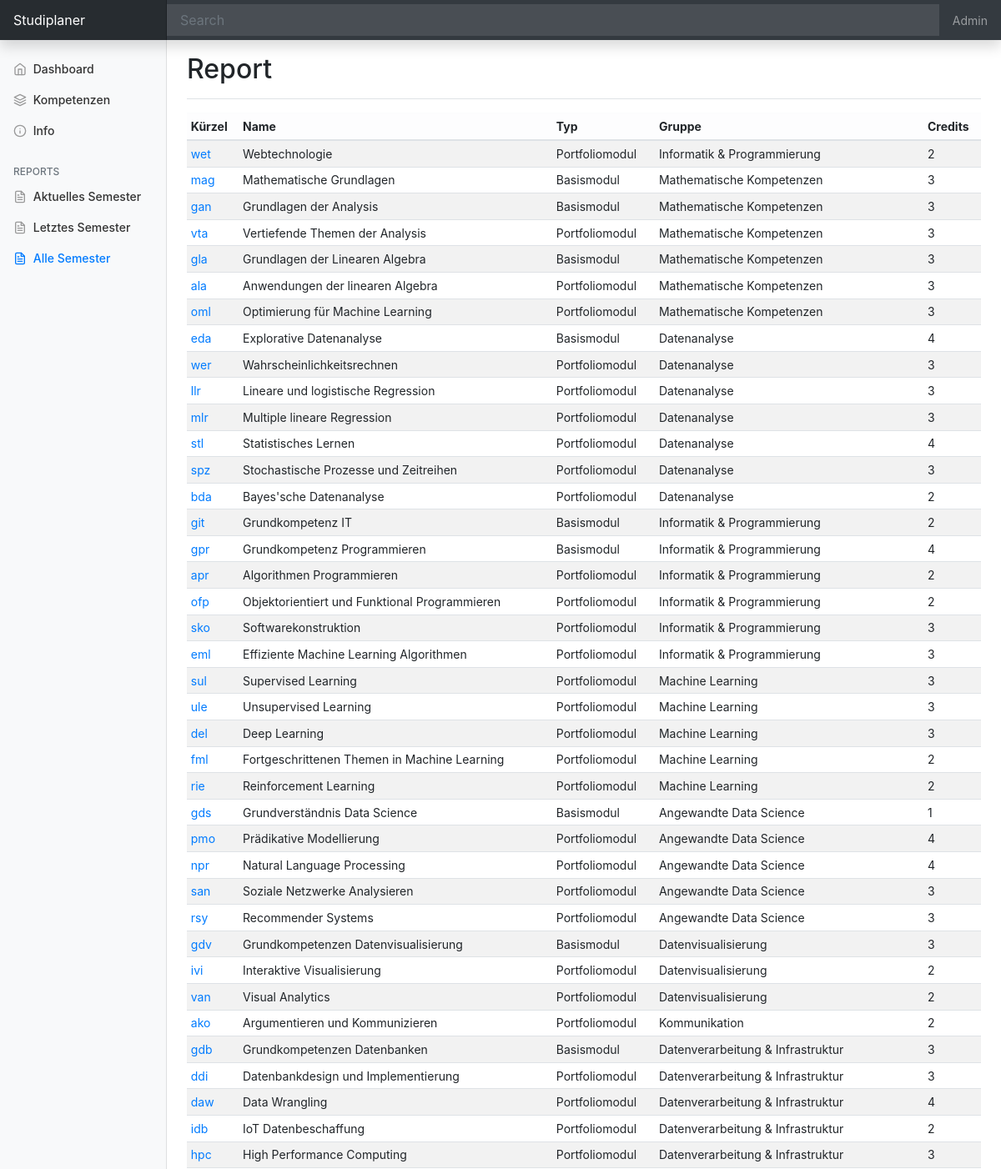
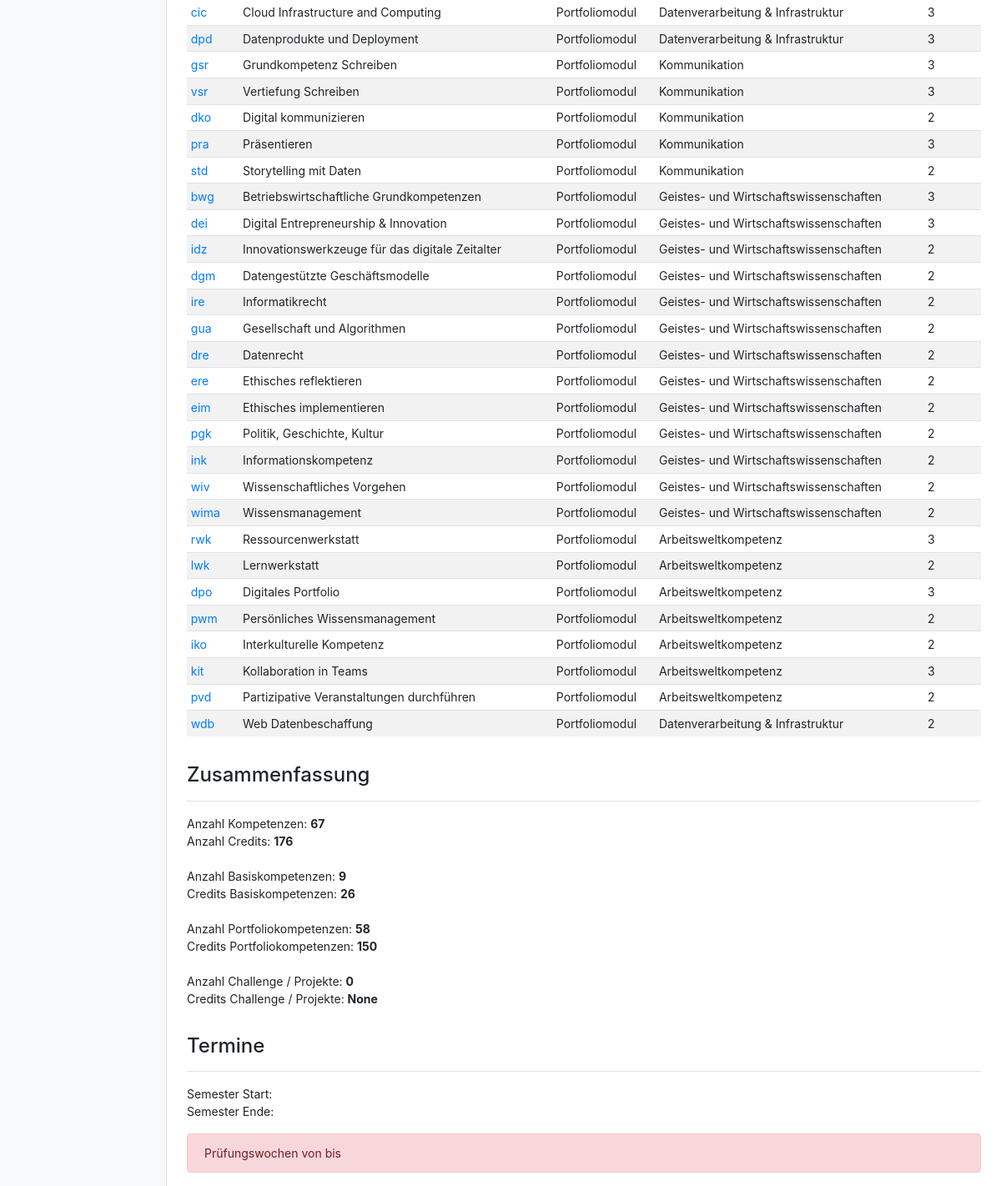
Before: /report/all/ with the older database file (2 pictures, top to bottom).
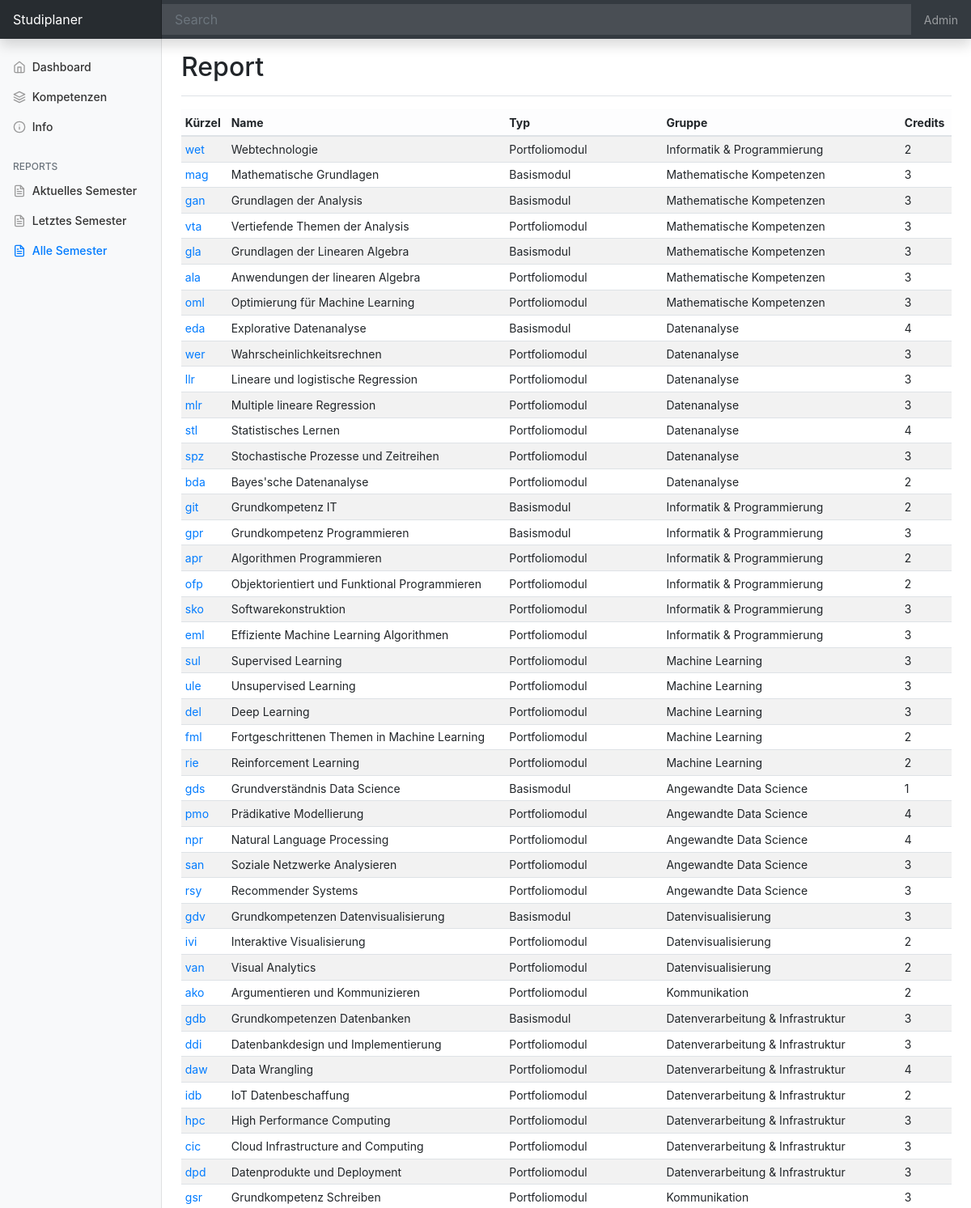
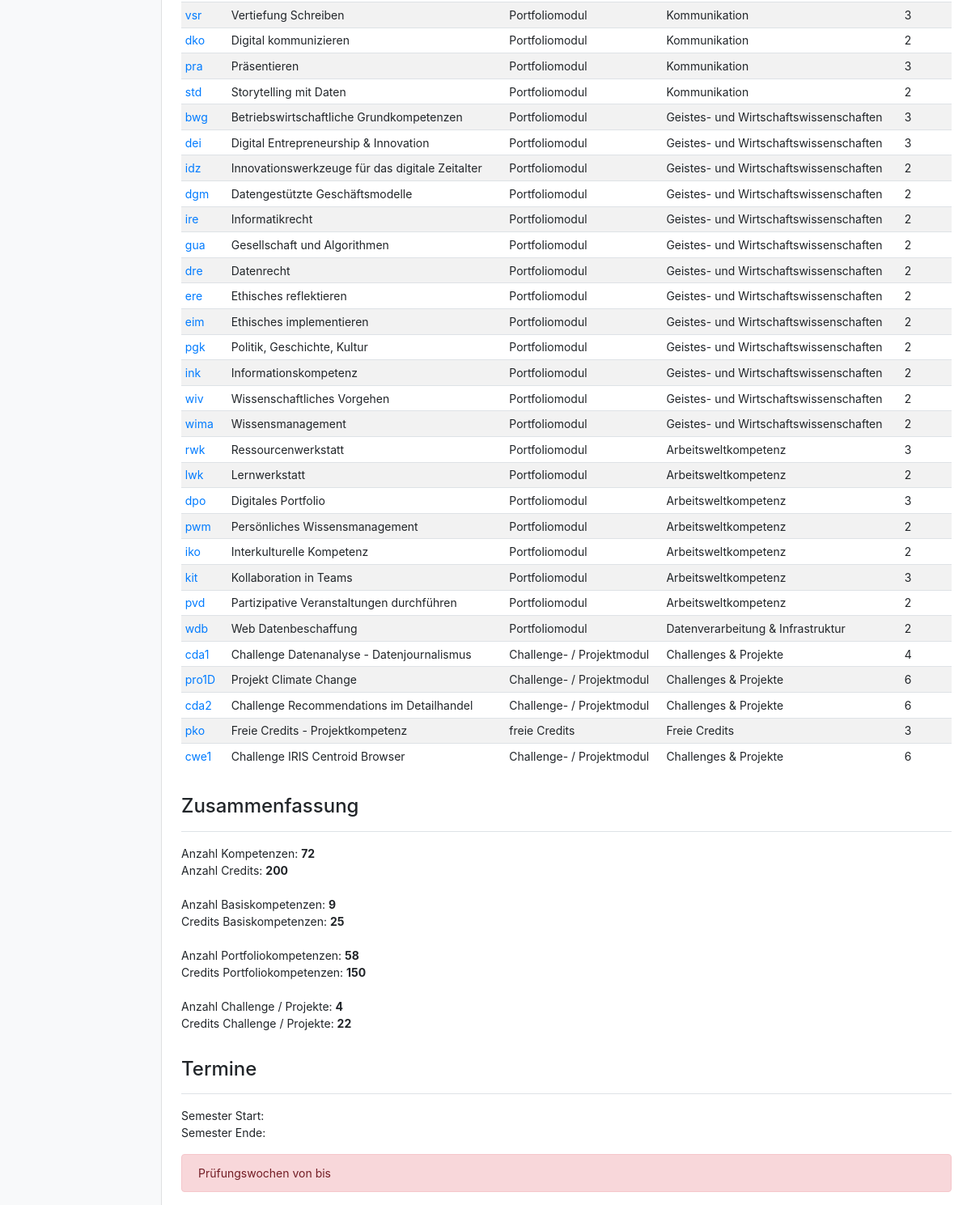
After: the same page with the newer database file (2 pictures, top to bottom).
### kompetenzen/models.py (models this page shows, shortened)
class course(models.Model):
    id              = models.AutoField(primary_key=True)
    name            = models.CharField(max_length=200, null=True)
    shortname       = models.CharField(max_length=10, null=True)
    type            = models.ForeignKey(course_type, null=True, on_delete=models.SET_NULL, blank=True)
    group           = models.ForeignKey(course_group, null=True,on_delete=models.SET_NULL, blank=True)
    credits         = models.IntegerField(null=True)
    date_created    = models.DateTimeField(auto_now_add=True)
    done            = models.BooleanField(default=False)
    semester        = models.ForeignKey(course_semester, null=True, on_delete=models.SET_NULL, blank=True)
    link            = models.CharField(max_length=300, null=True, blank=True)

class course_type(models.Model):
    id              = models.AutoField(primary_key=True)
    name            = models.CharField(max_length=100, null=True)
    date_created    = models.DateTimeField(auto_now_add=True)
    def __str__(self):
        return self.name

class course_group(models.Model):
    id              = models.AutoField(primary_key=True)
    name            = models.CharField(max_length=100, null=True)
    maxcredits      = models.IntegerField(null=True)
    mincredits      = models.IntegerField(null=True)
    date_created    = models.DateTimeField(auto_now_add=True)
    def __str__(self):
        return self.name

### kompetenzen/views.py (the view, shortened to what this page needs)
# urls.py: path('report/<str:name>/', views.report, name="report"),
def report(request, name):
     if name == "current":
          co = course.objects.filter(semester__current=True)
          so = course_semester.objects.get(current=True)
          bo = course.objects.filter(semester__current=True,type__name='Basismodul').count()
          bosum = course.objects.filter(semester__current=True,type__name='Basismodul').aggregate(sumcredits=Sum('credits'))['sumcredits']
          po = course.objects.filter(semester__current=True,type__name='Portfoliomodul').count()
          posum = course.objects.filter(semester__current=True,type__name='Portfoliomodul').aggregate(sumcredits=Sum('credits'))['sumcredits']
          cp = course.objects.filter(semester__current=True,type__name='Challenge- / Projektmodul').count()
          cpsum = course.objects.filter(semester__current=True,type__name='Challenge- / Projektmodul').aggregate(sumcredits=Sum('credits'))['sumcredits']
     else:
          co = course.objects.all()
          so = course_semester.objects.all()
          bo = course.objects.filter(type__name='Basismodul').count()
          bosum = course.objects.filter(type__name='Basismodul').aggregate(sumcredits=Sum('credits'))['sumcredits']
          po = course.objects.filter(type__name='Portfoliomodul').count()
          posum = course.objects.filter(type__name='Portfoliomodul').aggregate(sumcredits=Sum('credits'))['sumcredits']
          cp = course.objects.filter(type__name='Challenge- / Projektmodul').count()
          cpsum = course.objects.filter(type__name='Challenge- / Projektmodul').aggregate(sumcredits=Sum('credits'))['sumcredits']
     coursetotal = 0
     creditstotal = 0
     for c in co:
          coursetotal += 1
          creditstotal += c.credits
     context = {'course':co,
               'semester':so,
               'coursetotal':coursetotal,
               'creditstotal':creditstotal,
               'bo':bo,
               'bosum':bosum,
               'po':po,
               'posum':posum,
               'cp':cp,
               'cpsum':cpsum
               }
     return render(request, 'kompetenzen/report.html', context)

### kompetenzen/templates/kompetenzen/report.html
{% extends 'kompetenzen/main.html' %}
{% block content %}
<main class="col-md-9 ml-sm-auto col-lg-10 px-md-4">
  <div class="d-flex justify-content-between flex-wrap flex-md-nowrap align-items-center pt-3 pb-2 mb-3 border-bottom">
    <h1 class="h2">Report</h1>
  </div>
  <div class="table-responsive">
    <table class="table table-striped table-sm">
      <thead class="table-light">
        <tr>
          <th>Kürzel</th>
          <th>Name</th>
          <th>Typ</th>
          <th>Gruppe</th>
          <th>Credits</th>
        </tr>
      </thead>
      <tbody>
        {% for i in course %}
        <tr>
          <td><a href="{% url 'coursedetail'  i.id %}">{{i.shortname}}</a></td>
          <td>{{i.name}}</td>
          <td>{{i.type}}</td>
          <td>{{i.group}}</td>
          <td>{{i.credits}}</td>
        </tr>
        {% endfor %}
      </tbody>
    </table>
    <div class="d-flex justify-content-between flex-wrap flex-md-nowrap align-items-center pt-3 pb-2 mb-3 border-bottom">
        <h4 class="h4">Zusammenfassung</h4>
    </div>
    <div>
      <p>
        Anzahl Kompetenzen: <b>{{coursetotal}}</b><br>
        Anzahl Credits: <b>{{creditstotal}}</b><br><br>
        Anzahl Basiskompetenzen: <b>{{bo}}</b><br>
        Credits Basiskompetenzen: <b>{{bosum}}</b><br><br>
        Anzahl Portfoliokompetenzen: <b>{{po}}</b><br>
        Credits Portfoliokompetenzen: <b>{{posum}}</b><br><br>
        Anzahl Challenge / Projekte: <b>{{cp}}</b><br>
        Credits Challenge / Projekte: <b>{{cpsum}}</b>
      </p>
    </div>
    <div class="d-flex justify-content-between flex-wrap flex-md-nowrap align-items-center pt-3 pb-2 mb-3 border-bottom">
        <h4 class="h4">Termine</h4>
    </div>
    <div>
        <p>Semester Start: <b>{{semester.start}}</b><br>
        Semester Ende: <b>{{semester.end}}</b></p>
        <div class="alert alert-danger" role="alert">
            Prüfungswochen von <b>{{semester.start_exam}}</b> bis <b>{{semester.end_exam}}</b>
        </div>
    </div>
  </div>
</main>
{% endblock %}

### kompetenzen/templates/kompetenzen/main.html (shortened to what this page needs)
{% load static %}
<!doctype html>
<html lang="en">
<head>
  <link rel="stylesheet" href="{% static '/css/bootstrap.min.css' %}"
>
  <link rel="stylesheet" type="text/css" href="{% static '/css/main.css' %}">
  <link rel="stylesheet" type="text/css" href="{% static '/css/dashboard.css' %}">
</head>
<body>
  {% include 'kompetenzen/navbar.html' %}
  {% block content %}
  {% endblock%}
</body>
</html>

### kompetenzen/templates/kompetenzen/navbar.html (shortened to what this page needs)
<nav class="navbar navbar-dark sticky-top bg-dark flex-md-nowrap p-0 shadow">
  <a class="navbar-brand col-md-3 col-lg-2 mr-0 px-3" href="#">Studiplaner</a>
  <input class="form-control form-control-dark w-100" type="text" placeholder="Search" aria-label="Search">
  <ul class="navbar-nav px-3">
    <li class="nav-item text-nowrap">
      <a class="nav-link" href="/admin">Admin</a>
    </li>
  </ul>
</nav>
<div class="container-fluid">
  <div class="row">
    <nav id="sidebarMenu" class="col-md-3 col-lg-2 d-md-block bg-light sidebar collapse">
      <div class="sidebar-sticky pt-3">
        <ul class="nav flex-column">
          <li class="nav-item">
            <a class="nav-link {% if request.path == '/' %}active{% endif %}" href="{% url 'home' %}">
              <span data-feather="home"></span>
              Dashboard
            </a>
          </li>
          <li class="nav-item">
            <a class="nav-link {% if request.path == '/kompetenzen/' %}active{% endif %}" href="{% url 'courses' %}">
              <span data-feather="layers"></span>
              Kompetenzen
            </a>
          </li>
          <li class="nav-item">
            <a class="nav-link {% if request.path == '/about/' %}active{% endif %}" href="{% url 'about' %}">
              <span data-feather="info"></span>
              Info
            </a>
          </li>
        </ul>
        <h6 class="sidebar-heading d-flex justify-content-between align-items-center px-3 mt-4 mb-1 text-muted">
          <span>Reports</span>
        </h6>
        <ul class="nav flex-column mb-2">
          <li class="nav-item">
            <a class="nav-link {% if request.path == '/report/current/' %}active{% endif %}" href="{% url 'report'  'current' %}">
              <span data-feather="file-text"></span>
              Aktuelles Semester
            </a>
          </li>
          <li class="nav-item">
            <a class="nav-link {% if request.path == '/report/last/' %}active{% endif %}" href="{% url 'report'  'last' %}">
              <span data-feather="file-text"></span>
              Letztes Semester
            </a>
          </li>
          <li class="nav-item">
            <a class="nav-link {% if request.path == '/report/all/' %}active{% endif %}" href="{% url 'report'  'all' %}">
              <span data-feather="file-text"></span>
              Alle Semester
            </a>
          </li>
        </ul>
      </div>
    </nav>
  </div>
</div>

### static/css/main.css (style rules this page uses)
body { background-color: #ffffff; }

### static/css/dashboard.css (style rules this page uses)
body { font-size: .875rem; }
.feather { width: 16px; height: 16px; vertical-align: text-bottom; }
.sidebar { position: fixed; top: 0; bottom: 0; left: 0; z-index: 100; padding: 48px 0 0; box-shadow: inset -1px 0 0 rgba(0, 0, 0, .1); }
.sidebar-sticky { position: relative; top: 0; height: calc(100vh - 48px); padding-top: .5rem; overflow-x: hidden; overflow-y: auto; }
.sidebar .nav-link { font-weight: 500; color: #333; }
.sidebar .nav-link .feather { margin-right: 4px; color: #999; }
.sidebar .nav-link.active { color: #007bff; }
.sidebar .nav-link:hover .feather, .sidebar .nav-link.active .feather { color: inherit; }
.sidebar-heading { font-size: .75rem; text-transform: uppercase; }
.navbar-brand { padding-top: .75rem; padding-bottom: .75rem; font-size: 1rem; background-color: rgba(0, 0, 0, .25); box-shadow: inset -1px 0 0 rgba(0, 0, 0, .25); }
.navbar .form-control { padding: .75rem 1rem; border-width: 0; border-radius: 0; }
.form-control-dark { color: #fff; background-color: rgba(255, 255, 255, .1); border-color: rgba(255, 255, 255, .1); }

Changed rows visible on the page:
changed course "gpr": credits "4" → "3"
added course: shortname "cda1", name "Challenge Datenanalyse - Datenjournalismus", type "Challenge- / Projektmodul", group "Challenges & Projekte", credits "4"
added course: shortname "pro1D", name "Projekt Climate Change", type "Challenge- / Projektmodul", group "Challenges & Projekte", credits "6"
added course: shortname "cda2", name "Challenge Recommendations im Detailhandel", type "Challenge- / Projektmodul", group "Challenges & Projekte", credits "6"
added course: shortname "pko", name "Freie Credits - Projektkompetenz", type "freie Credits", group "Freie Credits", credits "3"
added course: shortname "cwe1", name "Challenge IRIS Centroid Browser", type "Challenge- / Projektmodul", group "Challenges & Projekte", credits "6"
Other visible differences:
{{ coursetotal }}: "67" → "72"
{{ creditstotal }}: "176" → "200"
{{ bosum }}: "26" → "25"
{{ cp }}: "0" → "4"
{{ cpsum }}: "None" → "22"
